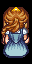

Tiled map render using the project's own tile images. Description and the whole map definition, tile-layer contents included, below:
An orthogonal 2x4 tile map with 16x16 px tiles, 12 tile layers (Down1, Down2, Down3, Left1, ...).

<map version="1.0" tiledversion="1.1.5" orientation="orthogonal" renderorder="right-down" width="2" height="4" tilewidth="16" tileheight="16" infinite="0" nextlayerid="14" nextobjectid="1">
 <tileset firstgid="1" source="$princess.tsx" />
 <layer id="1" name="Down1" width="2" height="4">
  <data encoding="csv">
1,2,
7,8,
13,14,
19,20
</data>
 </layer>
 <layer id="3" name="Down2" width="2" height="4">
  <data encoding="csv">
3,4,
9,10,
15,16,
21,22
</data>
 </layer>
 <layer id="4" name="Down3" width="2" height="4">
  <data encoding="csv">
5,6,
11,12,
17,18,
23,24
</data>
 </layer>
 <layer id="5" name="Left1" width="2" height="4">
  <data encoding="csv">
25,26,
31,32,
37,38,
43,44
</data>
 </layer>
 <layer id="6" name="Left2" width="2" height="4">
  <data encoding="csv">
27,28,
33,34,
39,40,
45,46
</data>
 </layer>
 <layer id="7" name="Left3" width="2" height="4">
  <data encoding="csv">
29,30,
35,36,
41,42,
47,48
</data>
 </layer>
 <layer id="8" name="Right1" width="2" height="4">
  <data encoding="csv">
49,50,
55,56,
61,62,
67,68
</data>
 </layer>
 <layer id="9" name="Right2" width="2" height="4">
  <data encoding="csv">
51,52,
57,58,
63,64,
69,70
</data>
 </layer>
 <layer id="10" name="Right3" width="2" height="4">
  <data encoding="csv">
53,54,
59,60,
65,66,
71,72
</data>
 </layer>
 <layer id="11" name="Up1" width="2" height="4">
  <data encoding="csv">
73,74,
79,80,
85,86,
91,92
</data>
 </layer>
 <layer id="12" name="Up2" width="2" height="4">
  <data encoding="csv">
75,76,
81,82,
87,88,
93,94
</data>
 </layer>
 <layer id="13" name="Up3" width="2" height="4">
  <data encoding="csv">
77,78,
83,84,
89,90,
95,96
</data>
 </layer>
</map>
